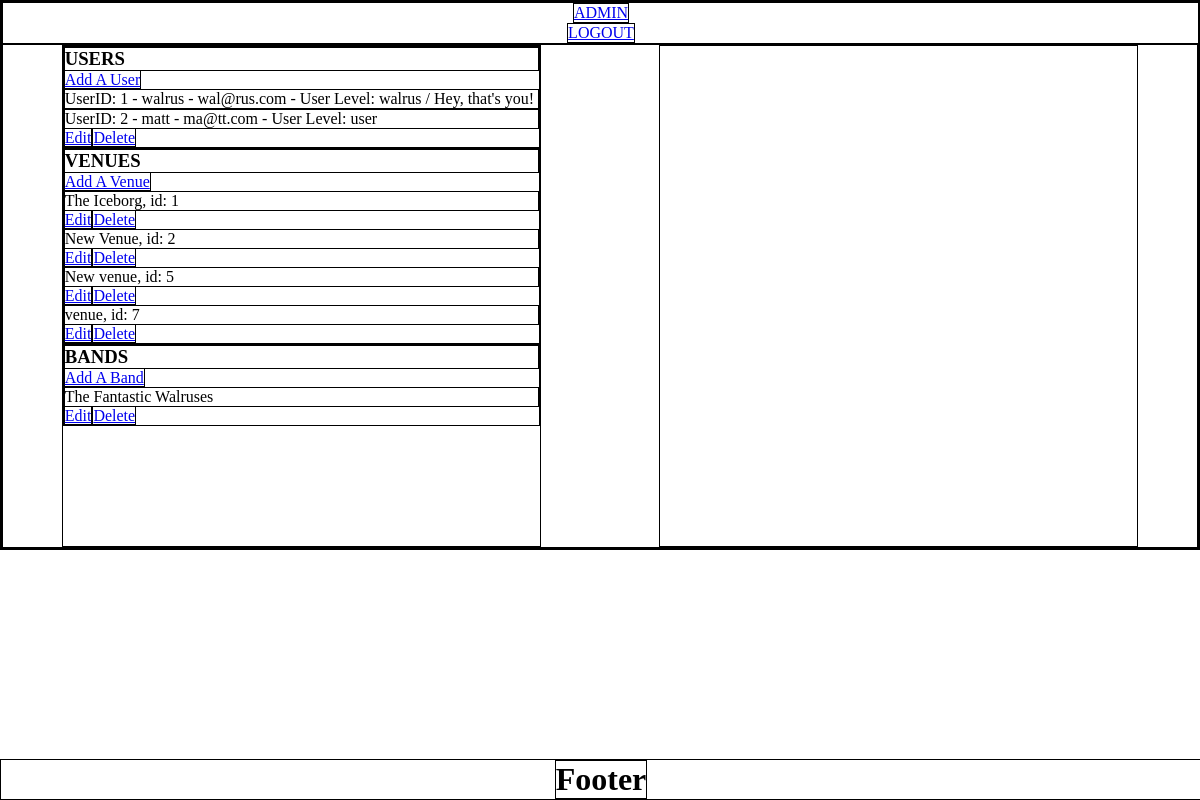
Page /admin (signed in) on the earlier database version.
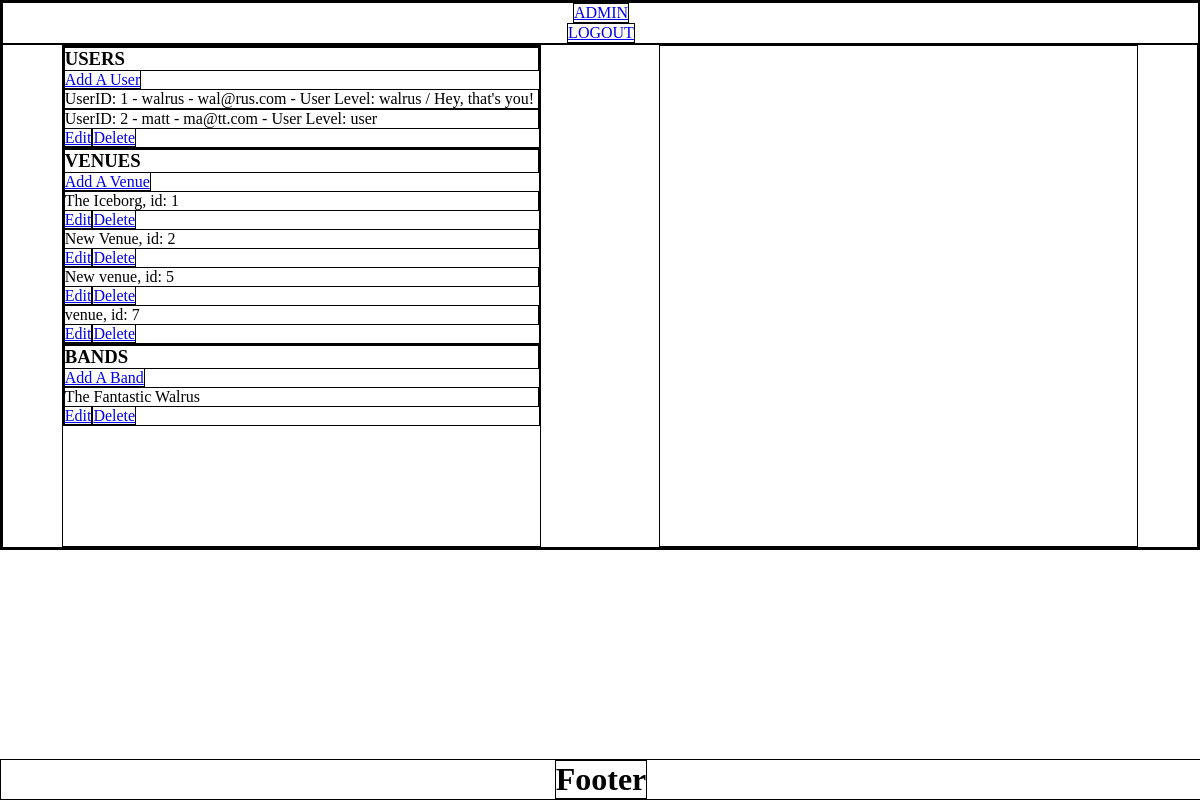
Same page on the later database version.
### app/models.py (models this page shows, shortened)
class User(UserMixin, Model):
    username = CharField(unique=True)
    email = CharField(unique=True, max_length=256)
    password = CharField(max_length=128)
    avatar = BlobField(default="default.png")
    city = CharField()
    state = CharField()
    zip = CharField()
    user_level = CharField(default="user")
    class Meta:
        database = DATABASE

class Venue(Model):
    name = CharField()
    img = BlobField(default="default_venue.png")
    about = CharField()
    address = CharField()
    city = CharField()
    state = CharField()
    zip = CharField()
    class Meta:
        database = DATABASE

class Band(Model):
    name = CharField()
    about = CharField()
    genre = CharField(null=True)
    themes = CharField(null=True, default="music")
    img = BlobField(default="default_band.png")
    bigimg = BlobField(default="default_band_bg.png")
    class Meta:
        database = DATABASE

### app/routes.py (the view)
@app.route('/admin')
@login_required
def admin():
    if current_user.user_level != "walrus":
        flash("Not authorized to access this page", "error")
        return redirect(url_for('index'))
    users = models.User.select()
    venues = models.Venue.select()
    bands = models.Band.select()
    return render_template('admin.html', users=users, venues=venues, bands=bands)

### app/__init__.py (called while the page is built)
@login_manager.user_loader
def load_user(userid):
    try:
        return User.get(User.id == userid)
    except DoesNotExist:
        return None

@app.before_request
def before_request():
    g.db = DATABASE
    g.db.connect()
    g.user = current_user

@app.after_request
def after_request(response):
    g.db.close()
    return response

### app/templates/admin.html (shortened to what this page needs)
{% extends "layout.html" %}
{% block sidebar %}
    <div class="user-wrapper">
        <h3>USERS</h3>
        <a href="/admin/add_user">Add A User</a>
        {% for user in users %}
        {% if user.user_level == "walrus" %}
            {% if user == current_user %}
            <p class="current_admin">UserID: {{user.id }} - {{ user.username }} - {{ user.email}} - User Level: {{ user.user_level }} / Hey, that's you!</p>
            {% else %}
            <p class="admin">UserID: {{user.id }} - {{ user.username }} - {{ user.email}} - User Level: {{ user.user_level }}</p>
            <a href="{{ url_for('admin_edit_user', id=user.id) }}">Edit</a><a href="{{ url_for('delete_user', id=user.id) }}" class="delete_button">Delete</a>
            {%endif%}
        {% endif %}
        {% if user.user_level != "walrus" %}
        <p>UserID: {{user.id }} - {{ user.username }} - {{ user.email}} - User Level: {{ user.user_level }}</p>
        <a href="{{ url_for('admin_edit_user', id=user.id) }}">Edit</a><a href="{{ url_for('delete_user', id=user.id) }}" class="delete_button">Delete</a>
        {% endif %}
        {% endfor %}
    </div>
    <div class="venue-wrapper">
        <h3>VENUES</h3>
        <a href="/admin/add_venue">Add A Venue</a>
        {% for venue in venues %}
        <p>{{ venue.name }}, id: {{ venue.id }}</p>
        <a href="{{ url_for('admin_edit_venue', id=venue.id) }}">Edit</a><a href="{{ url_for('delete_venue', id=venue.id) }}" class="delete_button">Delete</a>
        {% endfor %}
    </div>
    <div class="band-wrapper">
        <h3>BANDS</h3>
        <a href="/admin/add_band">Add A Band</a>
        {% for band in bands %}
        <p>{{ band.name }}</p>
        <a href="{{ url_for('admin_edit_band', id=band.id) }}">Edit</a><a href="{{ url_for('delete_band', id=band.id) }}" class="delete_button">Delete</a>
        {% endfor %}
    </div>
{% endblock %}

### app/templates/layout.html (shortened to what this page needs)
<!DOCTYPE html>
<html lang="en">
<head>
    <link rel=stylesheet type=text/css href="{{ url_for('static', filename='css/styles.css') }}">
</head>
<body>
    <header>
        {% include '/header.html' %}
    </header>
    <main>
        <div class="sidebar">
            {% block sidebar %}
            {% endblock %}
        </div>
        <div class="main-content">
        </div>
    </main>
    <footer>
        {% include '/footer.html' %}
    </footer>
</body>
</html>

### app/templates/header.html (shortened to what this page needs)
{% block header %}
{% if g.user.is_authenticated %}
<a  href="/logout">LOGOUT</a>
{% else %}
<a  href="/login">LOGIN</a>
{% endif %}
{% if g.user.user_level == "walrus" %}
<a href="/admin">ADMIN</a>
{% endif %}
{% endblock %}

### app/templates/footer.html
{% block footer %}
<h1>Footer</h1>
{% endblock %}

### app/static/css/styles.css (style rules this page uses)
* { margin: 0 auto; padding: 0; border: 1px solid black; }
main { display: flex; align-items: center; }
header { height: auto; width: 100%; display: flex; flex-direction: column-reverse; justify-content: center; }
footer { position: fixed; display: flex; flex-direction: column-reverse; width: 100%; left: 0; bottom: 0; margin: 0 auto; }
.sidebar, .main-content { height: 500px; width: 40%; }

Differences in the rows shown:
changed Band: name "The Fantastic Walruses" → "The Fantastic Walrus"
